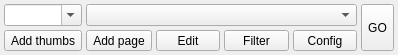
<?xml version="1.0" encoding="UTF-8"?>
<ui version="4.0">
 <class>ToolBox</class>
 <widget class="QMainWindow" name="ToolBox">
  <property name="geometry">
   <rect>
    <x>0</x>
    <y>0</y>
    <width>398</width>
    <height>51</height>
   </rect>
  </property>
  <property name="sizePolicy">
   <sizepolicy hsizetype="Minimum" vsizetype="Minimum">
    <horstretch>0</horstretch>
    <verstretch>0</verstretch>
   </sizepolicy>
  </property>
  <property name="windowTitle">
   <string>Favorites</string>
  </property>
  <widget class="QWidget" name="centralwidget">
   <property name="sizePolicy">
    <sizepolicy hsizetype="Expanding" vsizetype="Preferred">
     <horstretch>0</horstretch>
     <verstretch>0</verstretch>
    </sizepolicy>
   </property>
   <layout class="QGridLayout" name="gridLayout" columnstretch="0,1,1,1,0,0">
    <property name="leftMargin">
     <number>4</number>
    </property>
    <property name="topMargin">
     <number>4</number>
    </property>
    <property name="rightMargin">
     <number>4</number>
    </property>
    <property name="bottomMargin">
     <number>4</number>
    </property>
    <property name="spacing">
     <number>4</number>
    </property>
    <item row="0" column="0">
     <widget class="QComboBox" name="combo_category">
      <property name="sizePolicy">
       <sizepolicy hsizetype="Preferred" vsizetype="Fixed">
        <horstretch>1</horstretch>
        <verstretch>0</verstretch>
       </sizepolicy>
      </property>
      <property name="editable">
       <bool>true</bool>
      </property>
     </widget>
    </item>
    <item row="1" column="2">
     <widget class="QToolButton" name="bn_edit">
      <property name="sizePolicy">
       <sizepolicy hsizetype="Expanding" vsizetype="Fixed">
        <horstretch>0</horstretch>
        <verstretch>0</verstretch>
       </sizepolicy>
      </property>
      <property name="text">
       <string>Edit</string>
      </property>
     </widget>
    </item>
    <item row="1" column="1">
     <widget class="QToolButton" name="bn_add_page">
      <property name="sizePolicy">
       <sizepolicy hsizetype="Expanding" vsizetype="Fixed">
        <horstretch>0</horstretch>
        <verstretch>0</verstretch>
       </sizepolicy>
      </property>
      <property name="text">
       <string>Add page</string>
      </property>
     </widget>
    </item>
    <item row="1" column="3">
     <widget class="QToolButton" name="bn_filter">
      <property name="sizePolicy">
       <sizepolicy hsizetype="Expanding" vsizetype="Fixed">
        <horstretch>0</horstretch>
        <verstretch>0</verstretch>
       </sizepolicy>
      </property>
      <property name="text">
       <string>Filter</string>
      </property>
      <property name="popupMode">
       <enum>QToolButton::InstantPopup</enum>
      </property>
      <property name="toolButtonStyle">
       <enum>Qt::ToolButtonTextOnly</enum>
      </property>
     </widget>
    </item>
    <item row="0" column="5" rowspan="2">
     <widget class="QToolButton" name="bn_go">
      <property name="sizePolicy">
       <sizepolicy hsizetype="Fixed" vsizetype="Expanding">
        <horstretch>0</horstretch>
        <verstretch>0</verstretch>
       </sizepolicy>
      </property>
      <property name="text">
       <string>GO</string>
      </property>
     </widget>
    </item>
    <item row="1" column="0">
     <widget class="QToolButton" name="bn_add_thumb">
      <property name="sizePolicy">
       <sizepolicy hsizetype="Expanding" vsizetype="Fixed">
        <horstretch>0</horstretch>
        <verstretch>0</verstretch>
       </sizepolicy>
      </property>
      <property name="text">
       <string>Add thumbs</string>
      </property>
     </widget>
    </item>
    <item row="1" column="4">
     <widget class="QToolButton" name="bn_config">
      <property name="sizePolicy">
       <sizepolicy hsizetype="Expanding" vsizetype="Fixed">
        <horstretch>0</horstretch>
        <verstretch>0</verstretch>
       </sizepolicy>
      </property>
      <property name="text">
       <string>Config</string>
      </property>
     </widget>
    </item>
    <item row="0" column="1" colspan="4">
     <widget class="QComboBox" name="combo_url">
      <property name="sizePolicy">
       <sizepolicy hsizetype="Preferred" vsizetype="Fixed">
        <horstretch>1</horstretch>
        <verstretch>0</verstretch>
       </sizepolicy>
      </property>
      <property name="editable">
       <bool>false</bool>
      </property>
      <property name="maxVisibleItems">
       <number>50</number>
      </property>
      <property name="sizeAdjustPolicy">
       <enum>QComboBox::AdjustToMinimumContentsLength</enum>
      </property>
     </widget>
    </item>
   </layout>
  </widget>
 </widget>
 <resources/>
 <connections/>
</ui>
